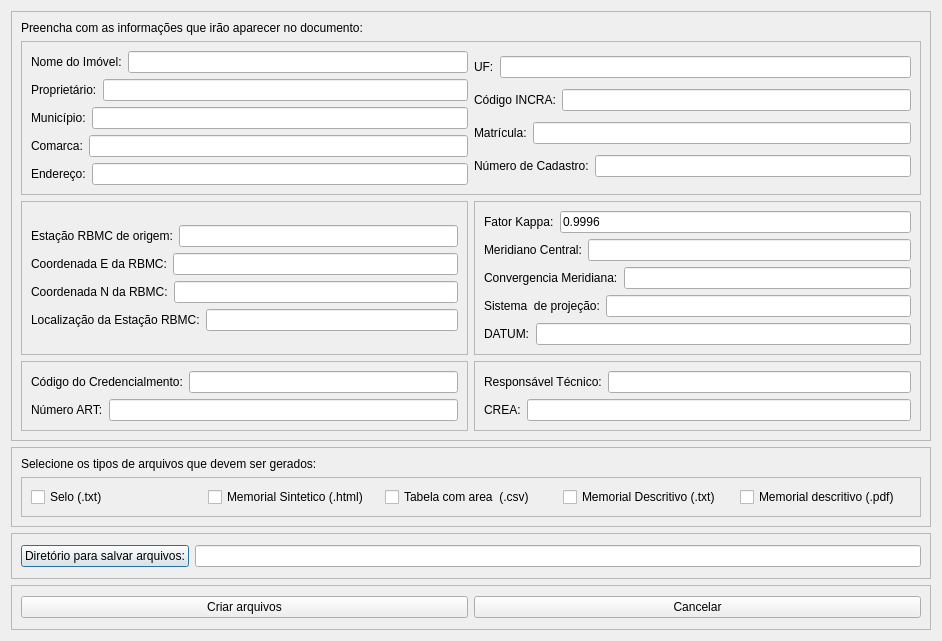
<?xml version="1.0" encoding="UTF-8"?>
<ui version="4.0">
 <class>Dialog</class>
 <widget class="QDialog" name="Dialog">
  <property name="geometry">
   <rect>
    <x>0</x>
    <y>0</y>
    <width>942</width>
    <height>641</height>
   </rect>
  </property>
  <property name="windowTitle">
   <string>Configurações dos arquivos</string>
  </property>
  <layout class="QGridLayout" name="gridLayout_7">
   <item row="4" column="0" colspan="2">
    <widget class="QFrame" name="frame_5">
     <property name="frameShape">
      <enum>QFrame::StyledPanel</enum>
     </property>
     <property name="frameShadow">
      <enum>QFrame::Sunken</enum>
     </property>
     <layout class="QGridLayout" name="gridLayout_5">
      <item row="2" column="0">
       <widget class="QFrame" name="frame_2">
        <property name="frameShape">
         <enum>QFrame::StyledPanel</enum>
        </property>
        <property name="frameShadow">
         <enum>QFrame::Sunken</enum>
        </property>
        <layout class="QGridLayout" name="gridLayout_2">
         <item row="0" column="0">
          <layout class="QVBoxLayout" name="verticalLayout_2">
           <item>
            <layout class="QHBoxLayout" name="horizontalLayout_14">
             <item>
              <widget class="QLabel" name="label_11">
               <property name="text">
                <string>Estação RBMC de origem:</string>
               </property>
              </widget>
             </item>
             <item>
              <widget class="QLineEdit" name="rbmcOrigemEdit"/>
             </item>
            </layout>
           </item>
           <item>
            <layout class="QHBoxLayout" name="horizontalLayout_15">
             <item>
              <widget class="QLabel" name="label_12">
               <property name="text">
                <string>Coordenada E da RBMC:</string>
               </property>
              </widget>
             </item>
             <item>
              <widget class="QLineEdit" name="rbmcEsteEdit"/>
             </item>
            </layout>
           </item>
           <item>
            <layout class="QHBoxLayout" name="horizontalLayout_16">
             <item>
              <widget class="QLabel" name="label_13">
               <property name="text">
                <string>Coordenada N da RBMC:</string>
               </property>
              </widget>
             </item>
             <item>
              <widget class="QLineEdit" name="rbmcNorteEdit"/>
             </item>
            </layout>
           </item>
           <item>
            <layout class="QHBoxLayout" name="horizontalLayout_17">
             <item>
              <widget class="QLabel" name="label_14">
               <property name="text">
                <string>Localização da Estação RBMC:</string>
               </property>
              </widget>
             </item>
             <item>
              <widget class="QLineEdit" name="localRbmcEdit"/>
             </item>
            </layout>
           </item>
          </layout>
         </item>
        </layout>
       </widget>
      </item>
      <item row="3" column="0">
       <widget class="QFrame" name="frame_4">
        <property name="frameShape">
         <enum>QFrame::StyledPanel</enum>
        </property>
        <property name="frameShadow">
         <enum>QFrame::Sunken</enum>
        </property>
        <layout class="QGridLayout" name="gridLayout_4">
         <item row="0" column="0">
          <layout class="QVBoxLayout" name="verticalLayout_4">
           <item>
            <layout class="QHBoxLayout" name="horizontalLayout_20">
             <item>
              <widget class="QLabel" name="label_17">
               <property name="text">
                <string>Código do Credencialmento:</string>
               </property>
              </widget>
             </item>
             <item>
              <widget class="QLineEdit" name="credenciamentoEdit"/>
             </item>
            </layout>
           </item>
           <item>
            <layout class="QHBoxLayout" name="horizontalLayout_21">
             <item>
              <widget class="QLabel" name="label_18">
               <property name="text">
                <string>Número ART:</string>
               </property>
              </widget>
             </item>
             <item>
              <widget class="QLineEdit" name="artEdit"/>
             </item>
            </layout>
           </item>
          </layout>
         </item>
        </layout>
       </widget>
      </item>
      <item row="2" column="1">
       <widget class="QFrame" name="frame">
        <property name="frameShape">
         <enum>QFrame::StyledPanel</enum>
        </property>
        <property name="frameShadow">
         <enum>QFrame::Sunken</enum>
        </property>
        <layout class="QGridLayout" name="gridLayout">
         <item row="0" column="0">
          <layout class="QVBoxLayout" name="verticalLayout">
           <item>
            <layout class="QHBoxLayout" name="horizontalLayout">
             <item>
              <widget class="QLabel" name="label_19">
               <property name="text">
                <string>Fator Kappa:</string>
               </property>
              </widget>
             </item>
             <item>
              <widget class="QLineEdit" name="kappaEdit">
               <property name="text">
                <string>0.9996</string>
               </property>
              </widget>
             </item>
            </layout>
           </item>
           <item>
            <layout class="QHBoxLayout" name="horizontalLayout_2">
             <item>
              <widget class="QLabel" name="label_6">
               <property name="text">
                <string>Meridiano Central:</string>
               </property>
              </widget>
             </item>
             <item>
              <widget class="QLineEdit" name="meridianoEdit"/>
             </item>
            </layout>
           </item>
           <item>
            <layout class="QHBoxLayout" name="horizontalLayout_3">
             <item>
              <widget class="QLabel" name="label_7">
               <property name="text">
                <string>Convergencia Meridiana:</string>
               </property>
              </widget>
             </item>
             <item>
              <widget class="QLineEdit" name="convergenciaEdit">
               <property name="text">
                <string/>
               </property>
              </widget>
             </item>
            </layout>
           </item>
           <item>
            <layout class="QHBoxLayout" name="horizontalLayout_4">
             <item>
              <widget class="QLabel" name="label_21">
               <property name="text">
                <string>Sistema  de projeção:</string>
               </property>
              </widget>
             </item>
             <item>
              <widget class="QLineEdit" name="projectionEdit">
               <property name="text">
                <string/>
               </property>
              </widget>
             </item>
            </layout>
           </item>
           <item>
            <layout class="QHBoxLayout" name="horizontalLayout_23">
             <item>
              <widget class="QLabel" name="label_5">
               <property name="text">
                <string>DATUM:</string>
               </property>
              </widget>
             </item>
             <item>
              <widget class="QLineEdit" name="datumEdit"/>
             </item>
            </layout>
           </item>
          </layout>
         </item>
        </layout>
       </widget>
      </item>
      <item row="3" column="1">
       <widget class="QFrame" name="frame_3">
        <property name="frameShape">
         <enum>QFrame::StyledPanel</enum>
        </property>
        <property name="frameShadow">
         <enum>QFrame::Sunken</enum>
        </property>
        <layout class="QGridLayout" name="gridLayout_3">
         <item row="0" column="0">
          <layout class="QVBoxLayout" name="verticalLayout_3">
           <item>
            <layout class="QHBoxLayout" name="horizontalLayout_18">
             <item>
              <widget class="QLabel" name="label_15">
               <property name="text">
                <string>Responsável Técnico:</string>
               </property>
              </widget>
             </item>
             <item>
              <widget class="QLineEdit" name="autorEdit"/>
             </item>
            </layout>
           </item>
           <item>
            <layout class="QHBoxLayout" name="horizontalLayout_19">
             <item>
              <widget class="QLabel" name="label_16">
               <property name="text">
                <string>CREA:</string>
               </property>
              </widget>
             </item>
             <item>
              <widget class="QLineEdit" name="creaEdit"/>
             </item>
            </layout>
           </item>
          </layout>
         </item>
        </layout>
       </widget>
      </item>
      <item row="1" column="0" colspan="2">
       <widget class="QFrame" name="frame_9">
        <property name="frameShape">
         <enum>QFrame::StyledPanel</enum>
        </property>
        <property name="frameShadow">
         <enum>QFrame::Sunken</enum>
        </property>
        <layout class="QHBoxLayout" name="horizontalLayout_27">
         <item>
          <layout class="QVBoxLayout" name="verticalLayout_6">
           <item>
            <layout class="QHBoxLayout" name="horizontalLayout_5">
             <item>
              <widget class="QLabel" name="label">
               <property name="text">
                <string>Nome do Imóvel:</string>
               </property>
              </widget>
             </item>
             <item>
              <widget class="QLineEdit" name="imovelEdit"/>
             </item>
            </layout>
           </item>
           <item>
            <layout class="QHBoxLayout" name="horizontalLayout_6">
             <item>
              <widget class="QLabel" name="label_2">
               <property name="text">
                <string>Proprietário:</string>
               </property>
              </widget>
             </item>
             <item>
              <widget class="QLineEdit" name="proprietarioEdit"/>
             </item>
            </layout>
           </item>
           <item>
            <layout class="QHBoxLayout" name="horizontalLayout_7">
             <item>
              <widget class="QLabel" name="label_3">
               <property name="text">
                <string>Município:</string>
               </property>
              </widget>
             </item>
             <item>
              <widget class="QLineEdit" name="municipioEdit">
               <property name="text">
                <string/>
               </property>
              </widget>
             </item>
            </layout>
           </item>
           <item>
            <layout class="QHBoxLayout" name="horizontalLayout_8">
             <item>
              <widget class="QLabel" name="label_4">
               <property name="text">
                <string>Comarca:</string>
               </property>
              </widget>
             </item>
             <item>
              <widget class="QLineEdit" name="comarcaEdit"/>
             </item>
            </layout>
           </item>
           <item>
            <layout class="QHBoxLayout" name="horizontalLayout_9">
             <item>
              <widget class="QLabel" name="label_22">
               <property name="text">
                <string>Endereço:</string>
               </property>
              </widget>
             </item>
             <item>
              <widget class="QLineEdit" name="enderecoEdit"/>
             </item>
            </layout>
           </item>
          </layout>
         </item>
         <item>
          <layout class="QVBoxLayout" name="verticalLayout_5">
           <item>
            <layout class="QHBoxLayout" name="horizontalLayout_10">
             <item>
              <widget class="QLabel" name="label_8">
               <property name="text">
                <string>UF:</string>
               </property>
              </widget>
             </item>
             <item>
              <widget class="QLineEdit" name="ufEdit"/>
             </item>
            </layout>
           </item>
           <item>
            <layout class="QHBoxLayout" name="horizontalLayout_11">
             <item>
              <widget class="QLabel" name="label_9">
               <property name="text">
                <string>Código INCRA:</string>
               </property>
              </widget>
             </item>
             <item>
              <widget class="QLineEdit" name="codIncraEdit"/>
             </item>
            </layout>
           </item>
           <item>
            <layout class="QHBoxLayout" name="horizontalLayout_12">
             <item>
              <widget class="QLabel" name="label_10">
               <property name="text">
                <string>Matrícula:</string>
               </property>
              </widget>
             </item>
             <item>
              <widget class="QLineEdit" name="matriculaEdit"/>
             </item>
            </layout>
           </item>
           <item>
            <layout class="QHBoxLayout" name="horizontalLayout_13">
             <item>
              <widget class="QLabel" name="label_20">
               <property name="text">
                <string>Número de Cadastro:</string>
               </property>
              </widget>
             </item>
             <item>
              <widget class="QLineEdit" name="cadastroEdit"/>
             </item>
            </layout>
           </item>
          </layout>
         </item>
        </layout>
       </widget>
      </item>
      <item row="0" column="0">
       <widget class="QLabel" name="label_24">
        <property name="text">
         <string>Preencha com as informações que irão aparecer no documento:</string>
        </property>
       </widget>
      </item>
     </layout>
    </widget>
   </item>
   <item row="7" column="0" colspan="2">
    <widget class="QFrame" name="frame_6">
     <property name="enabled">
      <bool>true</bool>
     </property>
     <property name="frameShape">
      <enum>QFrame::StyledPanel</enum>
     </property>
     <property name="frameShadow">
      <enum>QFrame::Sunken</enum>
     </property>
     <layout class="QGridLayout" name="gridLayout_6">
      <item row="0" column="0">
       <layout class="QHBoxLayout" name="horizontalLayout_22">
        <item>
         <widget class="QPushButton" name="folderButton">
          <property name="toolTip">
           <string/>
          </property>
          <property name="text">
           <string>Diretório para salvar arquivos:</string>
          </property>
         </widget>
        </item>
        <item>
         <widget class="QLineEdit" name="folderEdit"/>
        </item>
       </layout>
      </item>
     </layout>
    </widget>
   </item>
   <item row="6" column="0" colspan="2">
    <widget class="QFrame" name="frame_7">
     <property name="frameShape">
      <enum>QFrame::StyledPanel</enum>
     </property>
     <property name="frameShadow">
      <enum>QFrame::Sunken</enum>
     </property>
     <layout class="QVBoxLayout" name="verticalLayout_7">
      <item>
       <widget class="QLabel" name="label_23">
        <property name="text">
         <string>Selecione os tipos de arquivos que devem ser gerados:</string>
        </property>
       </widget>
      </item>
      <item>
       <widget class="QFrame" name="horizontalLayout_25">
        <property name="frameShape">
         <enum>QFrame::StyledPanel</enum>
        </property>
        <property name="frameShadow">
         <enum>QFrame::Sunken</enum>
        </property>
        <property name="midLineWidth">
         <number>0</number>
        </property>
        <layout class="QHBoxLayout" name="horizontalLayout_24">
         <item>
          <widget class="QCheckBox" name="seloTxt">
           <property name="text">
            <string>Selo (.txt)</string>
           </property>
          </widget>
         </item>
         <item>
          <widget class="QCheckBox" name="memorialSinteticHtml">
           <property name="text">
            <string>Memorial Sintetico (.html)</string>
           </property>
          </widget>
         </item>
         <item>
          <widget class="QCheckBox" name="tableAreaCsv">
           <property name="text">
            <string>Tabela com area  (.csv)</string>
           </property>
          </widget>
         </item>
         <item>
          <widget class="QCheckBox" name="memorialDescritivoTxt">
           <property name="text">
            <string>Memorial Descritivo (.txt)</string>
           </property>
          </widget>
         </item>
         <item>
          <widget class="QCheckBox" name="memorialDescritivoPdf">
           <property name="text">
            <string>Memorial descritivo (.pdf)</string>
           </property>
          </widget>
         </item>
        </layout>
       </widget>
      </item>
     </layout>
    </widget>
   </item>
   <item row="8" column="0" colspan="2">
    <widget class="QFrame" name="frame_8">
     <property name="frameShape">
      <enum>QFrame::StyledPanel</enum>
     </property>
     <property name="frameShadow">
      <enum>QFrame::Raised</enum>
     </property>
     <layout class="QGridLayout" name="gridLayout_8">
      <item row="0" column="0">
       <widget class="QPushButton" name="createButton">
        <property name="text">
         <string>Criar arquivos</string>
        </property>
       </widget>
      </item>
      <item row="0" column="1">
       <widget class="QPushButton" name="pushButton">
        <property name="text">
         <string>Cancelar</string>
        </property>
       </widget>
      </item>
     </layout>
    </widget>
   </item>
  </layout>
 </widget>
 <resources/>
 <connections/>
</ui>
